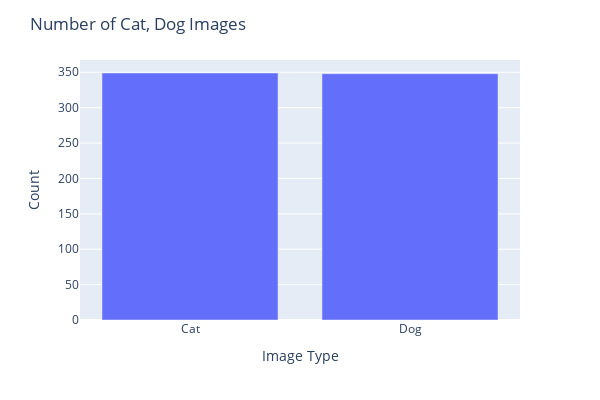

Here is the notebook cell this chart was saved with:
### Code cell
fig = px.bar(x=labels, y=counts)
fig.update_layout(
    xaxis_title='Image Type',
    yaxis_title='Count',
    title='Number of Cat, Dog Images',
    width=600,
    height=400
)
fig.show()

### Figure 1 — Plotly figure (JSON) as saved in the notebook; plotly's stock layout.template omitted (floating-point values rounded to 4 significant figures)
{"data": [{"alignmentgroup": "True", "hovertemplate": "x=%{x}<br>y=%{y}<extra></extra>", "legendgroup": "", "marker": {"color": "#636efa", "pattern": {"shape": ""}}, "name": "", "offsetgroup": "", "orientation": "v", "showlegend": false, "textposition": "auto", "type": "bar", "x": ["Cat", "Dog"], "xaxis": "x", "y": [349, 348], "yaxis": "y"}], "layout": {"barmode": "relative", "height": 400, "legend": {"tracegroupgap": 0}, "margin": {"t": 60}, "title": {"text": "Number of Cat, Dog Images"}, "width": 600, "xaxis": {"anchor": "y", "domain": [0, 1], "title": {"text": "Image Type"}}, "yaxis": {"anchor": "x", "domain": [0, 1], "title": {"text": "Count"}}}}
